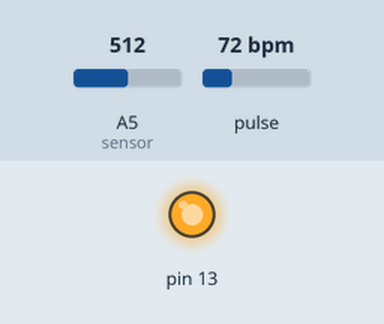
Bench run of a sketch on a simulated Arduino Uno, built with avr-gcc and run on an emulated ATmega328P. On the bench: output pins drawn as LEDs (lit = HIGH). Dashed ring = blinking. The test bench sets the inputs (shaded band); at power-on: pulse 72 bpm, A5 (sensor) = 512. What the sketch prints to the serial monitor is not drawn.

Above: at 1.2 s.
1.3 s: pulse set to 62 bpm
3.2 s: pulse set to 58 bpm
At 4.8 s:
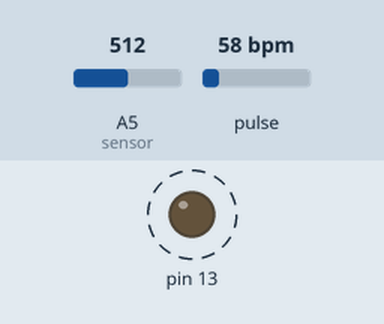
7.3 s: pulse set to 70 bpm
At 7.9 s:
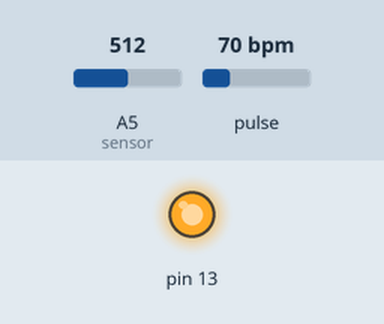
8.8 s: pulse set to 42 bpm
At 10.8 s:
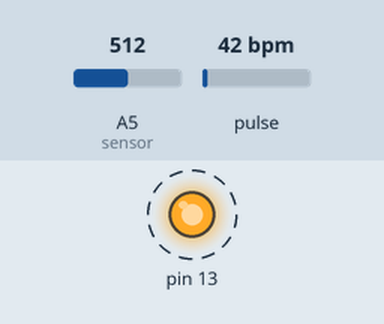
Timing chart, 0 to 13.9 s (numbered marks = the images above; inputs shaded):
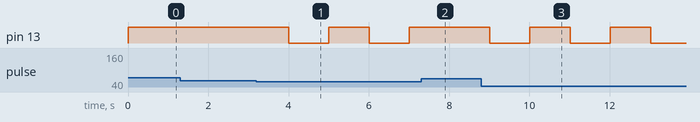

The sketch:

combine_value.ino
```cpp
#define USE_ARDUINO_INTERRUPTS true    // Set-up low-level interrupts for most acurate BPM math.
#include <PulseSensorPlayground.h>     // Includes the PulseSensorPlayground Library.

const int PulseWire = 0;       // PulseSensor PURPLE WIRE connected to ANALOG PIN 0
const int LED13 = 13;          // The on-board Arduino LED, close to PIN 13.
int Threshold = 550;           // Determine which Signal to "count as a beat" and which to ignore.
                               // Use the "Gettting Started Project" to fine-tune Threshold Value beyond default setting.
                               // Otherwise leave the default "550" value.
const int sensor=A5; // Assigning analog pin A5 to variable 'sensor'
float tempc; //variable to store temperature in degree Celsius
float tempf;
float vout; //temporary variable to hold sensor reading

PulseSensorPlayground pulseSensor;  // Creates an instance of the PulseSensorPlayground object called "pulseSensor"


void setup() {
pinMode(sensor,INPUT); // Configuring sensor pin as input
Serial.begin(9600);
// Configure the PulseSensor object, by assigning our variables to it.
  pulseSensor.analogInput(PulseWire);
  pulseSensor.blinkOnPulse(LED13);       //auto-magically blink Arduino's LED with heartbeat.
  pulseSensor.setThreshold(Threshold);
  pulseSensor.begin() ;//calling the "pulse sensor" object.

}

void loop() {
  int myBPM = pulseSensor.getBeatsPerMinute();  // Calls function on our pulseSensor object that returns BPM as an "int".
                                               // "myBPM" hold this BPM value now.
  vout=analogRead(sensor); //Reading the value from sensor
  vout=(5*vout*100/1024)  ;
  tempc=vout; // Storing value in Degree Celsius
  Serial.print("Temperature:");
  Serial.print(tempc);
  Serial.print(" and ");
  if (pulseSensor.sawStartOfBeat()) {            // Constantly test to see if "a beat happened".

    Serial.print("BPM: ");                        // Print phrase "BPM: "
    Serial.println(myBPM);                        // Print the value inside of myBPM.
}


delay(1000);
}
```

Measured:
- the behaviour switches between 60 and 59 bpm on pulse (found by bisection; images 0 and 1)
- after the input at 1.3 s, every drawn part: stays the same
- after the input at 3.2 s, pin 13: alternates HIGH for 1.0 s and LOW for 1.0 s, starting after 0.81 s
- after the input at 7.3 s, pin 13: stays HIGH (without the input it goes to LOW after 0.71 s)
- after the input at 8.8 s, pin 13: alternates HIGH for 1.0 s and LOW for 1.0 s, starting after 0.21 s
